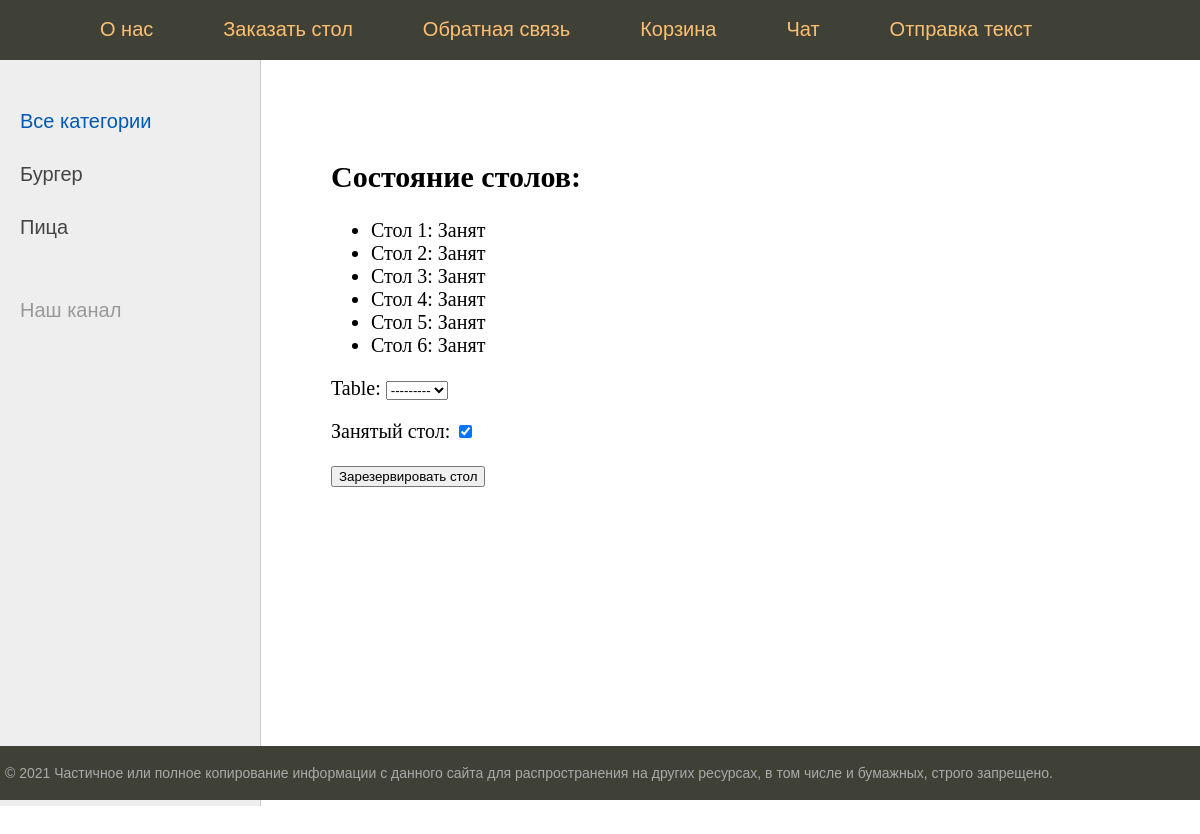
Page /book_table/ (signed in) on the committed database.
### core/models.py (models this page shows, shortened)
class Category(models.Model):
    name = models.CharField(max_length=100, db_index=True, verbose_name="Категория")
    slug = models.SlugField(max_length=255, unique=True, null=True, db_index=True, verbose_name="URL")
    def get_absolute_url(self):
        return reverse('category', kwargs={'cat_id': self.pk})
    class Meta:
        verbose_name = "Категория"
        verbose_name_plural = 'Категория'
        ordering = ['name']

class BookTable(models.Model):
    table = models.CharField(max_length=100, db_index=True, null=True, verbose_name="Стол")
    user_book = models.ForeignKey(User, null=True, verbose_name='Клиент', on_delete=models.CASCADE)
    is_busy = models.BooleanField(default=True, verbose_name="Занятый стол")
    class Meta:
        verbose_name = "Зарезервировать стол"
        verbose_name_plural = "Зарезервировать столы"
        ordering = ['table']

### core/views.py (the view, shortened to what this page needs)
# urls.py: path('book_table/', BookTableList.as_view(), name='book_table'),
class BookTableList(LoginRequiredMixin, DataMixin, UpdateTableMixin, CreateView):
    model = BookTable
    form_class = BookTableForm
    template_name = 'core/book_table.html'
    context_object_name = 'table_status'
    success_url = reverse_lazy('home')
    def get_queryset(self):
        return BookTable.objects.all()
    def user_has_reservation(self):
        return BookTable.objects.filter(user_book=self.request.user).exists()
    def get_context_data(self, *, object_list=None, **kwargs):
        context = super().get_context_data(**kwargs)
        c_def = self.get_user_context(title="Забронирувать стол")
        context['table_status'] = self.get_queryset()
        context['user'] = self.request.user
        context['user_has_reservation'] = self.user_has_reservation()
        return context | c_def

### core/forms.py
class BookTableForm(forms.ModelForm):
    table = forms.ModelChoiceField(queryset=BookTable.objects.filter(is_busy=0))
    class Meta:
        model = BookTable
        fields = ["table", "is_busy"]

### core/utils.py (called while the page is built)
    def get_user_context(self, **kwargs):
        context = kwargs
        cats = cache.get("cats")
        if not cats:
            cats = Category.objects.all()
            cache.set("cats", cats, 15)
        user_menu = menu.copy()
        if not self.request.user.is_authenticated:
            user_menu.pop(1)
        context['menu'] = user_menu
        context['cats'] = cats
        if 'cat_selected' not in context:
            context['cat_selected'] = 0
        return context

### core/templates/core/book_table.html (shortened to what this page needs)
{% extends 'core/base.html' %}
{% block content %}
  <h2>Состояние столов:</h2>
  <ul>
    {% for t in table_status %}
      <li>
        {{ t.table }}: {% if t.is_busy %} Занят{% else %} Свободен{% endif %}
      </li>
    {% endfor %}
  </ul>
  {% if user_has_reservation %}
  <p>Вы уже зарезервировали стол. Желаете отменить резервацию?</p>
  <p>Звоните на номер +380 0984185576 чтобы отминить стол</p>
  {% else %}
    <form method="post">
      {{ form.as_p }}
      <button type="submit">Зарезервировать стол</button>
    </form>
  {% endif %}
{% endblock %}

### core/templates/core/base.html (shortened to what this page needs)
{% load static %}
<!DOCTYPE html>
<html>
<head>
	<link type="text/css" href="{% static 'core/css/styles.css' %}" rel="stylesheet" />
</head>
<body>
<table class="table-page" border=0 cellpadding="0" cellspacing="0">
<tr><td valign=top>
{% block mainmenu %}
		<div class="header">
			<ul id="mainmenu" class="mainmenu">
			<li class="logo"><a href="{% url 'home' %}"><div class="logo"></div></a></li>
{% for m in menu %}
		<li><a href="{% url m.url_name %}">{{m.title}}</a></li>
{% endfor %}
			{% if request.user.is_authenticated %}
			<li class="last"> {{user.username}} | <a href="{% url 'logout' %}">Выйти</a></li>
			{% else %}
			<li class="last"><a href="{% url 'register' %}">Регистрация</a> | <a href="{% url 'login' %}">Войти</a></li>
			{% endif %}
			</ul>
		</div>
{% endblock mainmenu %}
<table class="table-content" border=0 cellpadding="0" cellspacing="0">
<tr>
	<td valign="top" class="left-chapters">
	<ul id="leftchapters">
{% if cat_selected == 0 %}
		<li class="selected">Все категории</li>
{% else %}
		<li><a href="{% url 'home' %}">Все категории</a></li>
{% endif %}
{% for c in cats %}
		{% if c.slug == cat_selected %}
			<li class="selected">{{c.name}}</li>
		{% else %}
			<li><a href="{{ c.get_absolute_url }}">{{c.name}}</a></li>
		{% endif %}
{% endfor %}
		<li class="share">
		<p>Наш канал</p>
		<a class="share-yt" href="https://www.youtube.com/channel/UClJzWfGWuGJL2t-3dYKcHTA/playlists" target="_blank" rel="nofollow"></a>
		</li>
	</ul>
</td>
<td valign="top" class="content">
	<div class="content-text">
	{% block content %}
	{% endblock %}
	</div>
</td></tr></table>
</td></tr>
<tr><td valign=top>
	<div id="footer">
		<p>&copy; 2021 Частичное или полное копирование информации с данного сайта для распространения на других ресурсах, в том числе и бумажных, строго запрещено.</p>
	</div>
</td></tr></table>
</body>
</html>

### core/static/core/css/styles.css (style rules this page uses)
html, body { font-family: 'Arial'; margin: 0; padding: 0; height: 100%; width: 100%; color: #444; }
a { color: #0059b2; text-decoration: none; }
.table-page { width: 100%; height: 100%; vertical-align: top; }
.table-page tr { height: 100%; }
.header { background: #3F4137; height: 60px; }
.logo { background: url('../images/logo.png') no-repeat 10px 5px; width: 70px; height: 60px; }
ul.mainmenu { list-style: none; margin: 0; padding: 0; height: 60px; color: #fdc073; font-size: 20px; overflow: hidden; }
ul.mainmenu li { float: left; margin: 18px 40px 0 30px; }
ul.mainmenu li.logo { margin: 0; }
ul.mainmenu li.last { float: right; }
ul.mainmenu li a { color: #fdc073; text-decoration: none; }
.table-content { width: 100%; min-height: 100%; height: 100%; }
.left-chapters { margin: 0; background: #eee; border-right: 1px solid #ccc; min-height: 100%; }
.left-chapters ul { width: 230px; min-height: 100%; margin: 0; padding: 20px 10px 10px 20px; list-style: none; font-size: 20px; }
.left-chapters ul li { margin: 30px 0 0 0; color: #999; }
.left-chapters ul li.selected { color: #0059b2; }
.left-chapters ul li a { color: #444; text-decoration: none; }
.left-chapters ul li.share { margin: 60px 0 0 0; }
.left-chapters ul li.share p { margin: 30px 0 30px 0; }
.left-chapters ul li.share a { display: inline-block; width: 40px; height: 40px; margin: 0 20px 0 0; }
.left-chapters ul li.share a.share-yt { width: 100%; height: 30px; background: url('../images/share_yt.png') no-repeat 0 0 }
.content { padding: 40px 20px 20px 40px; width: 100%; box-sizing: border-box; }
.content-text { margin: 60px 0 0 30px; color: #000; font-size: 20px; font-family: Yandex Sans Display Light; }
#footer { box-sizing: border-box; background: #3F4137; padding: 5px; color: #aaa; font-size: 14px; font-family: Verdana, Geneva, Arial, Helvetica; text-align: left; overflow: hidden; }

### rows in the picture
Category: name "Бургер"
Category: name "Пица"
BookTable: table "Стол 1", is_busy "Занят"
BookTable: table "Стол 2", is_busy "Занят"
BookTable: table "Стол 3", is_busy "Занят"
BookTable: table "Стол 4", is_busy "Занят"
BookTable: table "Стол 5", is_busy "Занят"
BookTable: table "Стол 6", is_busy "Занят"

### other values in the picture
{{ m.title }} "О нас" "Заказать стол" "Обратная связь" "Корзина" "Чат" "Отправка текст"
